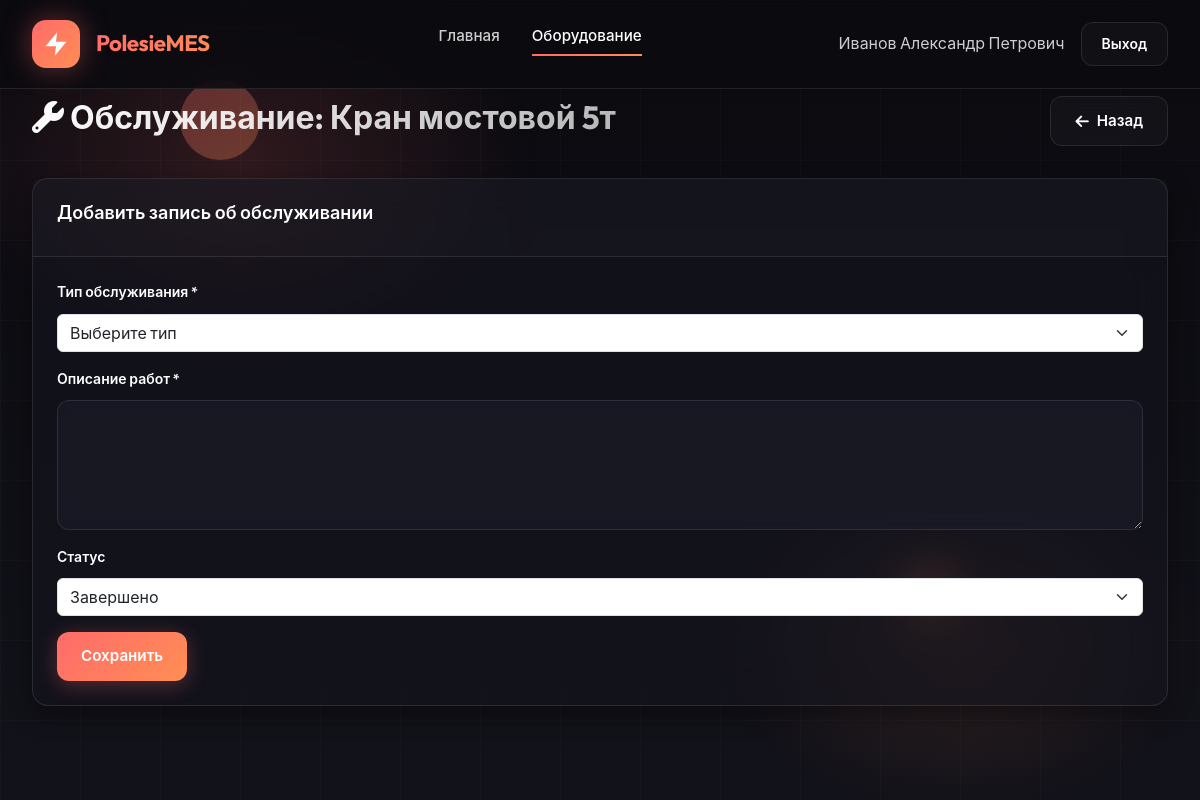
Before: /modules/equipment/maintenance.php?id=40 (signed in) with the older database file.
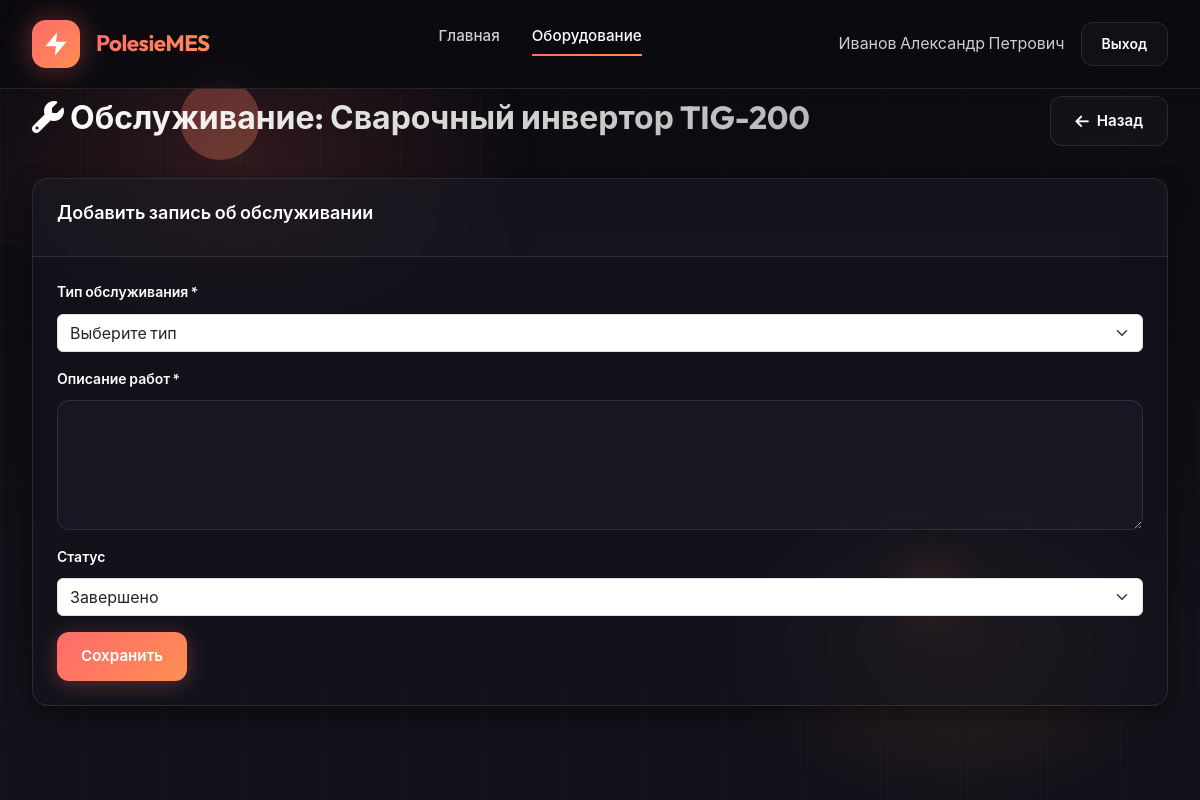
After: the same page with the newer database file.
### tables this page shows
CREATE TABLE items (
    id INT AUTO_INCREMENT PRIMARY KEY,
    item_type ENUM('product', 'material', 'equipment') NOT NULL,
    item_code VARCHAR(50) UNIQUE NOT NULL,
    name VARCHAR(200) NOT NULL,
    category_id INT,
    location_id INT,
    unit_id INT,
    current_stock DECIMAL(12,3) DEFAULT 0,
    min_stock INT DEFAULT 0,
    price DECIMAL(12,2),
    currency VARCHAR(3) DEFAULT 'BYN',
    supplier_id INT,
    status ENUM('operational', 'maintenance', 'broken', 'offline', 'active', 'inactive') DEFAULT 'active',
    extra_specs JSON,
    description TEXT,
    is_active BOOLEAN DEFAULT TRUE,
    created_at TIMESTAMP DEFAULT CURRENT_TIMESTAMP,
    updated_at TIMESTAMP DEFAULT CURRENT_TIMESTAMP ON UPDATE CURRENT_TIMESTAMP,
    FOREIGN KEY (category_id) REFERENCES dictionaries(id),
    FOREIGN KEY (location_id) REFERENCES dictionaries(id),
    FOREIGN KEY (unit_id) REFERENCES dictionaries(id),
    FOREIGN KEY (supplier_id) REFERENCES partners(id),
    INDEX idx_item_type (item_type),
    INDEX idx_item_code (item_code)
);

### includes/auth_functions.php (called while the page is built, shortened)
<?php
function isLoggedIn() {
    return true;
}
function hasRole($roles) {
    if (isset($_SESSION['role']) && ($_SESSION['role'] === 'admin' || $_SESSION['role'] === 'director')) {
        return true;
    }
    return in_array($_SESSION['role'], $roles);
}

### includes/helpers.php (called while the page is built, shortened)
<?php
function e($string) {
    return htmlspecialchars($string ?? '', ENT_QUOTES, 'UTF-8');
}

### modules/equipment/maintenance.php (the view, shortened to what this page needs)
<?php
require_once __DIR__ . '/../../includes/auth_functions.php';
require_once __DIR__ . '/../../includes/helpers.php';
$db = getDB();
$id = filter_input(INPUT_GET, 'id', FILTER_VALIDATE_INT);
$stmt = $db->prepare("SELECT * FROM items WHERE id = ? AND item_type = 'equipment'");
$stmt->execute([$id]);
$equipment = $stmt->fetch();
?>
<!DOCTYPE html>
<html lang="ru">
<head>
    <link href="https://cdn.jsdelivr.net/npm/bootstrap@5.3.0/dist/css/bootstrap.min.css" rel="stylesheet">
    <link href="https://cdnjs.cloudflare.com/ajax/libs/font-awesome/6.4.0/css/all.min.css" rel="stylesheet">
    <link rel="stylesheet" href="<?= APP_URL ?>/assets/css/common-style.css">
</head>
<body>
    <div class="particles-container"><div class="particle"></div><div class="particle"></div></div>
    <div class="glow-overlay"></div>
    <div class="grid-overlay"></div>
    <nav class="navbar">
        <a href="<?= APP_URL ?>" class="nav-brand">
            <div class="brand-logo"><svg viewBox="0 0 24 24"><path d="M13 2L3 14h9l-1 8 10-12h-9l1-8z"/></svg></div>
            <span class="brand-name">PolesieMES</span>
        </a>
        <ul class="nav-menu">
            <li><a href="<?= APP_URL ?>/modules/dashboard/index.php" class="nav-link">Главная</a></li>
            <?php if (hasRole(['admin', 'manager', 'technologist'])): ?>
            <li><a href="index.php" class="nav-link active">Оборудование</a></li>
            <?php endif; ?>
        </ul>
        <div class="user-menu">
            <span style="color: var(--text-secondary);"><?= e($_SESSION['full_name']) ?></span>
            <a href="<?= APP_URL ?>/modules/auth/logout.php" class="btn-logout">Выход</a>
        </div>
    </nav>
    <div class="main-content">
        <div class="page-header">
            <div class="page-title">
                <h1><i class="fas fa-wrench"></i> Обслуживание: <?= e($equipment['name']) ?></h1>
            </div>
            <a href="view.php?id=<?= $id ?>" class="btn-secondary-custom"><i class="fas fa-arrow-left"></i> Назад</a>
        </div>
        <div class="card">
            <div class="card-header"><div class="card-title">Добавить запись об обслуживании</div></div>
            <div class="card-body">
                <form method="POST">
                    <div class="mb-3">
                        <label class="form-label">Тип обслуживания *</label>
                        <select name="maintenance_type" class="form-select" required>
                            <option value="">Выберите тип</option>
                        </select>
                    </div>
                    <div class="mb-3">
                        <label class="form-label">Описание работ *</label>
                        <textarea name="description" class="form-control" rows="4" required></textarea>
                    </div>
                    <div class="mb-3">
                        <label class="form-label">Статус</label>
                        <select name="status" class="form-select">
                            <option value="completed">Завершено</option>
                        </select>
                    </div>
                    <button type="submit" class="btn-primary-custom">Сохранить</button>
                </form>
            </div>
        </div>
    </div>
</body>
</html>

Changed rows visible on the page:
changed items: name "Кран мостовой 5т" → "Сварочный инвертор TIG-200"
